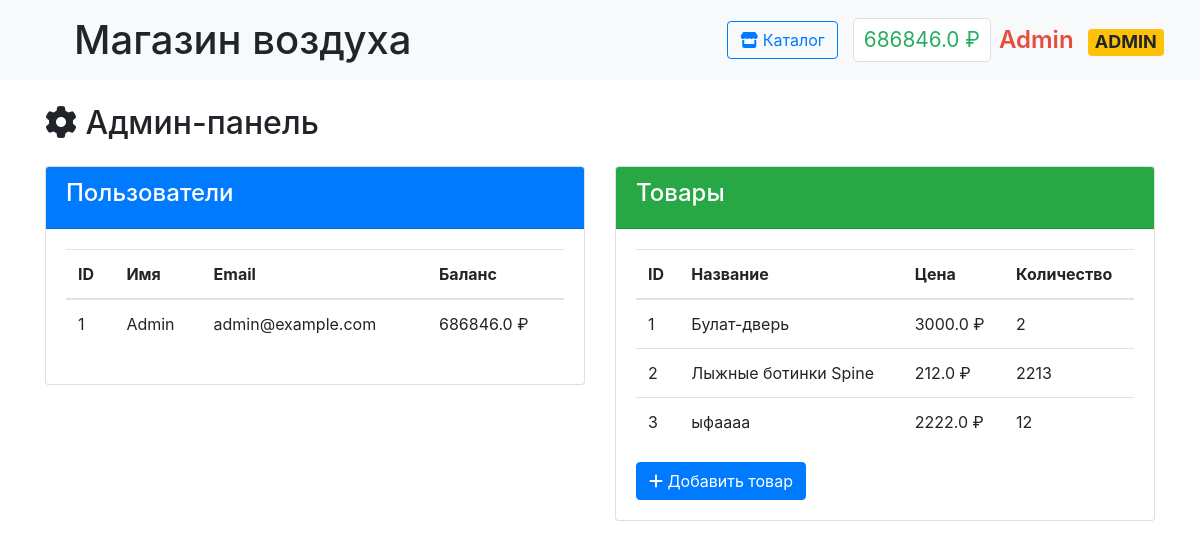
The page /admin (signed in) on the database its author committed.
### data/users.py (models this page shows, shortened)
class User(SqlAlchemyBase, UserMixin):
    __tablename__ = 'users'
    id = Column(Integer, primary_key=True, autoincrement=True)
    surname = Column(String, nullable=False)
    name = Column(String, nullable=False)
    email = Column(String, unique=True, nullable=False)
    hashed_password = Column(String, nullable=False)
    balance = Column(Float, default=0)
    is_admin = Column(Boolean, default=False)

### data/products.py (models this page shows)
class Product(SqlAlchemyBase):
    __tablename__ = 'products'
    id = sa.Column(sa.Integer, primary_key=True, autoincrement=True)
    title = sa.Column(sa.String, nullable=False)
    description = sa.Column(sa.Text)
    price = sa.Column(sa.Float, nullable=False)
    quantity = sa.Column(sa.Integer, default=0)
    image_url = sa.Column(sa.String)
    category = sa.Column(sa.String)
    created_at = sa.Column(sa.DateTime, default=sa.func.now())
    is_available = sa.Column(sa.Boolean, default=True)

### main.py (the view)
@app.route('/admin')
@login_required
def admin_panel():
    if not current_user.is_admin:
        abort(403)
    db_sess = db_session.create_session()
    users = db_sess.query(User).all()
    products = db_sess.query(Product).all()
    return render_template('admin_panel.html',
                           users=users,
                           products=products)

### data/db_session.py (called while the page is built)
def create_session() -> Session:
    global __factory
    return __factory()

### main.py (called while the page is built)
@login_manager.user_loader
def load_user(user_id):
    db_sess = db_session.create_session()
    return db_sess.query(User).get(user_id)

### templates/admin_panel.html
{% extends "base.html" %}
{% block content %}
<div class="container mt-4">
    <h2><i class="fas fa-cog"></i> Админ-панель</h2>
    <div class="row mt-4">
        <div class="col-md-6">
            <div class="card">
                <div class="card-header bg-primary text-white">
                    <h4>Пользователи</h4>
                </div>
                <div class="card-body">
                    <table class="table">
                        <thead>
                            <tr>
                                <th>ID</th>
                                <th>Имя</th>
                                <th>Email</th>
                                <th>Баланс</th>
                            </tr>
                        </thead>
                        <tbody>
                            {% for user in users %}
                            <tr>
                                <td>{{ user.id }}</td>
                                <td>{{ user.name }}</td>
                                <td>{{ user.email }}</td>
                                <td>{{ user.balance }} ₽</td>
                            </tr>
                            {% endfor %}
                        </tbody>
                    </table>
                </div>
            </div>
        </div>
        <div class="col-md-6">
            <div class="card">
                <div class="card-header bg-success text-white">
                    <h4>Товары</h4>
                </div>
                <div class="card-body">
                    <table class="table">
                        <thead>
                            <tr>
                                <th>ID</th>
                                <th>Название</th>
                                <th>Цена</th>
                                <th>Количество</th>
                            </tr>
                        </thead>
                        <tbody>
                            {% for product in products %}
                            <tr>
                                <td>{{ product.id }}</td>
                                <td>{{ product.title }}</td>
                                <td>{{ product.price }} ₽</td>
                                <td>{{ product.quantity }}</td>
                            </tr>
                            {% endfor %}
                        </tbody>
                    </table>
                    <a href="{{ url_for('add_product') }}" class="btn btn-primary">
                        <i class="fas fa-plus"></i> Добавить товар
                    </a>
                </div>
            </div>
        </div>
    </div>
</div>
{% endblock %}

### templates/base.html (shortened to what this page needs)
<!doctype html>
<html lang="en">
<head>
    <link rel="stylesheet" href="https://stackpath.bootstrapcdn.com/bootstrap/4.4.1/css/bootstrap.min.css">
    <link rel="stylesheet" href="https://cdnjs.cloudflare.com/ajax/libs/font-awesome/6.0.0/css/all.min.css">
    <link rel="stylesheet" href="{{ url_for('static', filename='css/style.css') }}">
</head>
<body>
<nav class="navbar navbar-light bg-light">
    <div class="navbar-container">
        <h1 class="m-2" style="padding-left: 30px;">Магазин воздуха</h1>
        <div class="nav-section">
            {% if current_user.is_authenticated %}
                <a href="{{ url_for('index') }}" class="btn btn-outline-primary">
                    <i class="fas fa-store"></i> Каталог
                </a>
                <div class="d-flex align-items-center">
                    <span class="balance mr-2" onclick="window.location.href='{{ url_for('payment') }}'">
                        {{ current_user.balance }} ₽
                    </span>
                    <span class="username {% if current_user.is_admin %}admin-badge{% endif %}"
                          onclick="window.location.href='{{ url_for('profile') }}'">
                        {{ current_user.name }}
                        {% if current_user.is_admin %}<span class="badge badge-warning ml-2">ADMIN</span>{% endif %}
                    </span>
                </div>
            {% endif %}
        </div>
    </div>
</nav>
<main>
    {% block content %}{% endblock %}
</main>
</body>
</html>

### static/css/style.css (style rules this page uses)
.navbar-container { width: 100%; display: flex; justify-content: space-between; align-items: center; }
.nav-section { display: flex; align-items: center; gap: 15px; }
.username { font-size: 1.5rem; font-weight: 600; color: #2c3e50; cursor: pointer; margin: 0; }
.balance { font-size: 1.3rem; color: #27ae60; background: white; padding: 5px 10px; border-radius: 5px; cursor: pointer; border: 1px solid #e0e0e0; margin: 0; }
.admin-badge { color: #e74c3c; }
.navbar-container { display: flex; justify-content: space-between; align-items: center; width: 100%; padding: 0 20px; }

### rows shown on the page
User: balance "686846.0", name "Admin", id "1", email "admin@example.com"
Product: id "1", title "Булат-дверь", price "3000.0", quantity "2"
Product: id "2", title "Лыжные ботинки Spine", price "212.0", quantity "2213"
Product: id "3", title "ыфаааа", price "2222.0", quantity "12"
